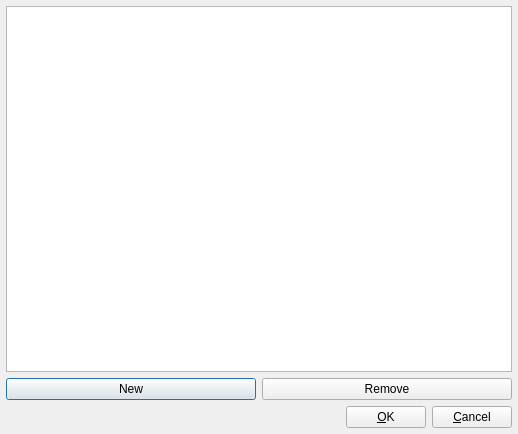
<?xml version="1.0" encoding="UTF-8"?>
<ui version="4.0">
 <class>JobTypeEditDialogUI</class>
 <widget class="QDialog" name="JobTypeEditDialogUI">
  <property name="geometry">
   <rect>
    <x>0</x>
    <y>0</y>
    <width>518</width>
    <height>434</height>
   </rect>
  </property>
  <property name="windowTitle">
   <string>Job Types</string>
  </property>
  <layout class="QVBoxLayout">
   <property name="spacing">
    <number>6</number>
   </property>
   <property name="margin">
    <number>6</number>
   </property>
   <item>
    <widget class="RecordTreeView" name="mTreeView"/>
   </item>
   <item>
    <layout class="QHBoxLayout">
     <property name="spacing">
      <number>6</number>
     </property>
     <property name="margin">
      <number>0</number>
     </property>
     <item>
      <widget class="QPushButton" name="mNewMethodButton">
       <property name="text">
        <string>New</string>
       </property>
      </widget>
     </item>
     <item>
      <widget class="QPushButton" name="mRemoveMethodButton">
       <property name="text">
        <string>Remove</string>
       </property>
      </widget>
     </item>
    </layout>
   </item>
   <item>
    <layout class="QHBoxLayout">
     <property name="spacing">
      <number>6</number>
     </property>
     <property name="margin">
      <number>0</number>
     </property>
     <item>
      <spacer>
       <property name="orientation">
        <enum>Qt::Horizontal</enum>
       </property>
       <property name="sizeType">
        <enum>QSizePolicy::Expanding</enum>
       </property>
       <property name="sizeHint" stdset="0">
        <size>
         <width>121</width>
         <height>14</height>
        </size>
       </property>
      </spacer>
     </item>
     <item>
      <widget class="QPushButton" name="mOKButton">
       <property name="text">
        <string>&amp;OK</string>
       </property>
       <property name="shortcut">
        <string>Alt+O</string>
       </property>
      </widget>
     </item>
     <item>
      <widget class="QPushButton" name="mCancelButton">
       <property name="text">
        <string>&amp;Cancel</string>
       </property>
       <property name="shortcut">
        <string>Alt+C</string>
       </property>
      </widget>
     </item>
    </layout>
   </item>
  </layout>
 </widget>
 <layoutdefault spacing="6" margin="11"/>
 <customwidgets>
  <customwidget>
   <class>RecordTreeView</class>
   <extends>QTreeView</extends>
   <header>recordtreeview.h</header>
  </customwidget>
 </customwidgets>
 <resources/>
 <connections>
  <connection>
   <sender>mOKButton</sender>
   <signal>clicked()</signal>
   <receiver>JobTypeEditDialogUI</receiver>
   <slot>accept()</slot>
   <hints>
    <hint type="sourcelabel">
     <x>398</x>
     <y>406</y>
    </hint>
    <hint type="destinationlabel">
     <x>345</x>
     <y>406</y>
    </hint>
   </hints>
  </connection>
  <connection>
   <sender>mCancelButton</sender>
   <signal>clicked()</signal>
   <receiver>JobTypeEditDialogUI</receiver>
   <slot>reject()</slot>
   <hints>
    <hint type="sourcelabel">
     <x>516</x>
     <y>410</y>
    </hint>
    <hint type="destinationlabel">
     <x>516</x>
     <y>417</y>
    </hint>
   </hints>
  </connection>
 </connections>
</ui>
